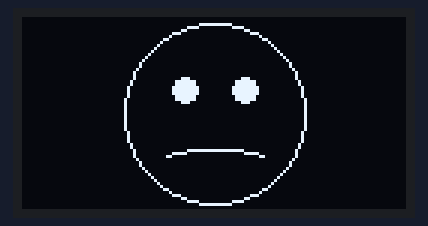
This program was run on a simulated ESP32. On the bench: 128×64 one-colour display.

Above: at 0.1 s.

The program:

main.cpp
```cpp
//23-NTU-CS-1013
//Amna
//Week-4 Bonus Task (Emoji, Avatar and Logo)
// All codes in it

// EMOJI

#include <Wire.h>
#include <Adafruit_GFX.h>
#include <Adafruit_SSD1306.h>

#define SCREEN_WIDTH 128
#define SCREEN_HEIGHT 64
#define OLED_RESET    -1
Adafruit_SSD1306 display(SCREEN_WIDTH, SCREEN_HEIGHT, &Wire, OLED_RESET);

void setup() {
  display.begin(SSD1306_SWITCHCAPVCC, 0x3C);
  display.clearDisplay();

  display.drawCircle(64, 32, 30, WHITE);       // face outline
  display.fillCircle(54, 24, 4, WHITE);        // left eye
  display.fillCircle(74, 24, 4, WHITE);        // right eye

  // smile (drawn using a line + pixels)
  for (int x = 48; x <= 80; x++) {
    int y = 44 + (int)(0.02 * (x - 64) * (x - 64) / 2);
    display.drawPixel(x, y, WHITE);
  }

  display.display();
}

void loop()
{}


/*
//AVATAR

#include <Wire.h>
#include <Adafruit_GFX.h>
#include <Adafruit_SSD1306.h>

#define SCREEN_WIDTH 128
#define SCREEN_HEIGHT 64
#define OLED_RESET    -1
Adafruit_SSD1306 display(SCREEN_WIDTH, SCREEN_HEIGHT, &Wire, OLED_RESET);

void setup() {
  display.begin(SSD1306_SWITCHCAPVCC, 0x3C);
  display.clearDisplay();

  // Head
  display.fillCircle(64, 32, 26, WHITE);
  display.fillCircle(64, 32, 24, BLACK);

  // Hair
  for (int x = 38; x <= 90; x++) {
    int y = 16 - (int)(0.05 * (x - 64) * (x - 64));
    display.drawPixel(x, y, WHITE);
  }

  // Eyes
  display.fillCircle(54, 30, 4, WHITE);
  display.fillCircle(74, 30, 4, WHITE);
  display.fillCircle(54, 30, 2, BLACK);
  display.fillCircle(74, 30, 2, BLACK);

  // Mouth (smile)
  for (int x = 50; x <= 78; x++) {
    int y = 45 + (int)(0.02 * (x - 64) * (x - 64) / 2);
    display.drawPixel(x, y, WHITE);
  }

  // Ears
  display.fillCircle(38, 32, 4, WHITE);
  display.fillCircle(90, 32, 4, WHITE);

  // Neck
  display.fillRect(58, 52, 12, 8, WHITE);

  // Body (shirt)
  display.fillRect(46, 60, 36, 8, WHITE);

  display.display();
}

void loop() {}
*/


// LOGO CODE
/*
#include <Wire.h>
#include <Adafruit_GFX.h>
#include <Adafruit_SSD1306.h>

#define SCREEN_WIDTH 128
#define SCREEN_HEIGHT 64
#define OLED_RESET    -1
Adafruit_SSD1306 display(SCREEN_WIDTH, SCREEN_HEIGHT, &Wire, OLED_RESET);

void setup() {
  display.begin(SSD1306_SWITCHCAPVCC, 0x3C);
  display.clearDisplay();

  int cx = SCREEN_WIDTH / 2;
  int cy = SCREEN_HEIGHT / 2;
  int r = 28;

  // Outer circle
  display.drawCircle(cx, cy, r, WHITE);

  // Star center to top
  display.drawLine(cx, cy, cx, cy - r, WHITE);

  // Star center to bottom-left
  float angle1 = 210 * 3.14159 / 180;  // 210 degrees
  int x1 = cx + (int)(r * cos(angle1));
  int y1 = cy + (int)(r * sin(angle1));
  display.drawLine(cx, cy, x1, y1, WHITE);

  // Star center to bottom-right
  float angle2 = 330 * 3.14159 / 180;  // 330 degrees
  int x2 = cx + (int)(r * cos(angle2));
  int y2 = cy + (int)(r * sin(angle2));
  display.drawLine(cx, cy, x2, y2, WHITE);

  // Optional inner lines for thickness (looks better on small screen)
  display.drawLine(cx+1, cy, cx+1, cy - r, WHITE);
  display.drawLine(cx-1, cy, cx-1, cy - r, WHITE);

  display.display();
}

void loop() {}
*/
```
